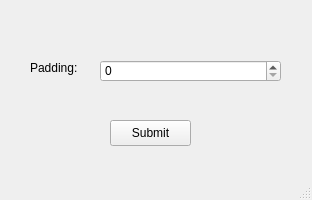
<?xml version="1.0" encoding="UTF-8"?>
<ui version="4.0">
 <class>MainWindow</class>
 <widget class="QMainWindow" name="MainWindow">
  <property name="geometry">
   <rect>
    <x>0</x>
    <y>0</y>
    <width>312</width>
    <height>200</height>
   </rect>
  </property>
  <property name="windowTitle">
   <string>MainWindow</string>
  </property>
  <widget class="QWidget" name="centralwidget">
   <widget class="QLabel" name="label">
    <property name="geometry">
     <rect>
      <x>30</x>
      <y>60</y>
      <width>60</width>
      <height>16</height>
     </rect>
    </property>
    <property name="text">
     <string>Padding:</string>
    </property>
   </widget>
   <widget class="QSpinBox" name="paddingBox">
    <property name="geometry">
     <rect>
      <x>100</x>
      <y>60</y>
      <width>181</width>
      <height>22</height>
     </rect>
    </property>
    <property name="maximum">
     <number>5000</number>
    </property>
   </widget>
   <widget class="QPushButton" name="submitPadding">
    <property name="geometry">
     <rect>
      <x>110</x>
      <y>120</y>
      <width>81</width>
      <height>26</height>
     </rect>
    </property>
    <property name="text">
     <string>Submit</string>
    </property>
   </widget>
  </widget>
  <widget class="QMenuBar" name="menubar">
   <property name="geometry">
    <rect>
     <x>0</x>
     <y>0</y>
     <width>312</width>
     <height>21</height>
    </rect>
   </property>
  </widget>
  <widget class="QStatusBar" name="statusbar"/>
 </widget>
 <resources/>
 <connections/>
</ui>
